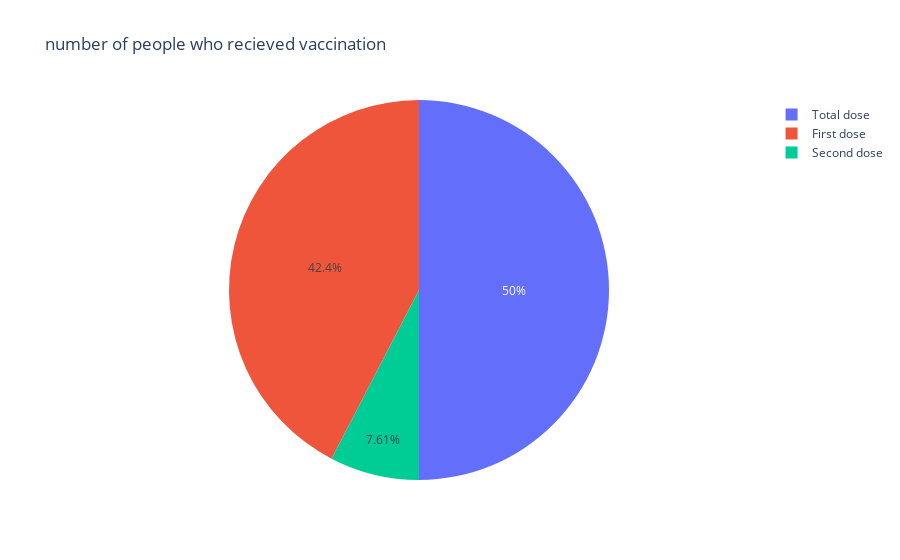

Notebook code for this chart:
### Code cell
first_dose = df_vaccine["First Dose Administered"].sum() 
second_dose = df_vaccine["Second Dose Administered"].sum()  
total_dose = df_vaccine["Total Doses Administered"].sum()
px.pie(names=["First dose","Second dose","Total dose"],values=[first_dose,second_dose,total_dose],title=" number of people who recieved vaccination")

### Figure 1 — Plotly figure (JSON) as saved in the notebook; plotly's stock layout.template omitted (floating-point values rounded to 4 significant figures)
{"data": [{"domain": {"x": [0, 1], "y": [0, 1]}, "hovertemplate": "label=%{label}<br>value=%{value}<extra></extra>", "labels": ["First dose", "Second dose", "Total dose"], "legendgroup": "", "name": "", "showlegend": true, "type": "pie", "values": [10513000751, 1887397873, 12400398624]}], "layout": {"legend": {"tracegroupgap": 0}, "title": {"text": " number of people who recieved vaccination"}}}
